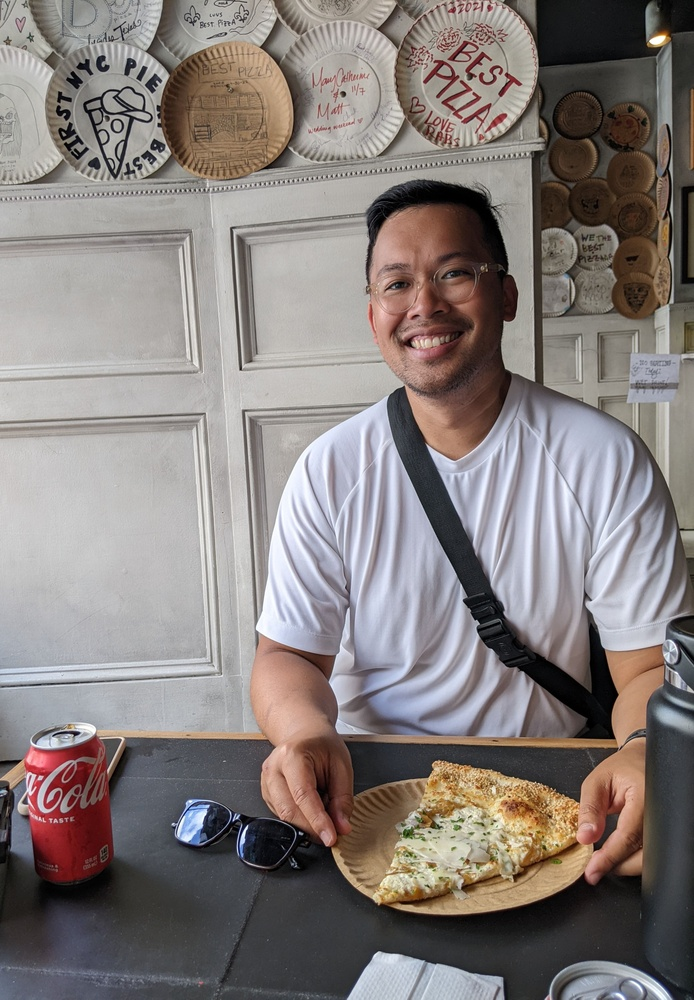
#> input picture Images/best_pizza.jpg, 694 x 1000 px, shrunk from 2786 x 4017 before the run
$ python binarized_output.py
#> lines starting #> are read from the running program, lines starting #| are printed output that depends on the picture; after the words box and inside, x2 and y2 are one past the last pixel; in counts of white or black regions, pixels touching at a corner belong together
### colour_helper.py
# Colour helper
# Author: Kevin Wong
# December 13 2023

# [14 lines left out: function pixel_to_string, not called in this run]


def is_light(pixel: tuple) -> bool:
    """Returns true if given pixel is "light"

    Params:
    pixel - 3-tuple of values red. green, blue

    Returns:
        True if pixel is light false if not
    """
    return pixel >= (128,128,128)

    average = (red + green + blue) / 3

    if average >= 128:
        return True
    else:
        return False

    return

black_pixel = (0,0,0)
dark_gray_pixel = (127,127,127)
light_gray_pixel = (128,128,128)
white_pixel = (255,255,255)

print(is_light(black_pixel))   # False
print(is_light(dark_gray_pixel))  # False
print(is_light(light_gray_pixel))  # True
print(is_light(white_pixel))    # True

### binarized_output.py
import colour_helper
from PIL import Image
#Recall that we can open up files in Python
with Image.open("./Images/best_pizza.jpg") as im:
    # Algorithm to visit every pixel in the kid-green
    # Store the height and width of the image
#> im is the input picture: PIL image 694x1000 RGB; mean R, G, B 134.1, 126.4, 124.1
    image_height = im.height
#> image_height = 1000
    image_width = im.width
#> image_width = 694
    for y in range(image_height):
        for x in range(image_width):
            pixel = im.getpixel((x, y))
            # Check pixel if it's green
            if colour_helper.is_light(pixel):
                # replace with bg_pixel
                im.putpixel((x, y), (255,255,255))
            else:
                im.putpixel((x,y), (0,0,0))
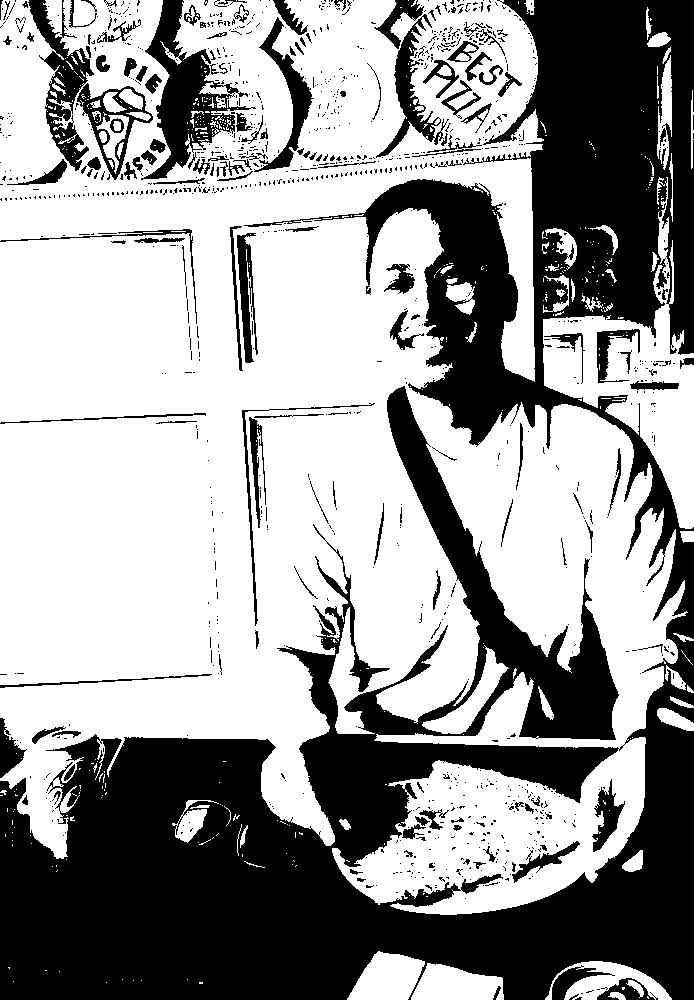
#> im: PIL image 694x1000 RGB; 60.7% white; 1142 black regions (979 under 20 px), largest, box (x1, y1, x2, y2) and area: (0, 0, 694, 1000) 231674, (141, 0, 256, 180) 6566, (28, 0, 94, 171) 3598

# Save the image
im.save("./Images/output.jpg")

$ run again, with Images/Jelly Beans.jpg copied over Images/best_pizza.jpg
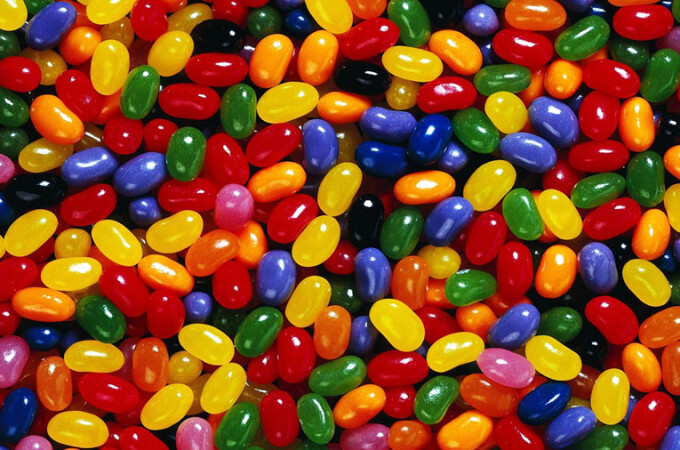
#> input picture Images/Jelly Beans.jpg, 680 x 450 px
#> im is the input picture: PIL image 680x450 RGB; mean R, G, B 133.4, 70.9, 32
#> after the loop `for y in range(image_height):`:
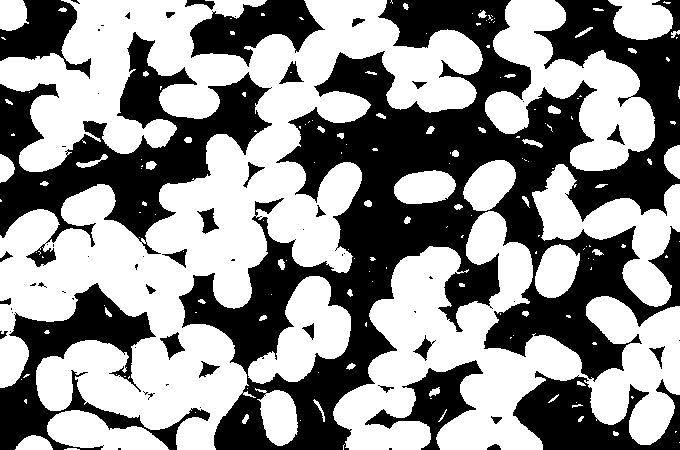
#> im: PIL image 680x450 RGB; 56% white; 64 black regions (33 under 20 px), largest, box (x1, y1, x2, y2) and area: (179, 0, 680, 450) 83039, (0, 32, 272, 267) 20713, (0, 283, 210, 450) 10148

$ run again, with Images/beach.jpg copied over Images/best_pizza.jpg
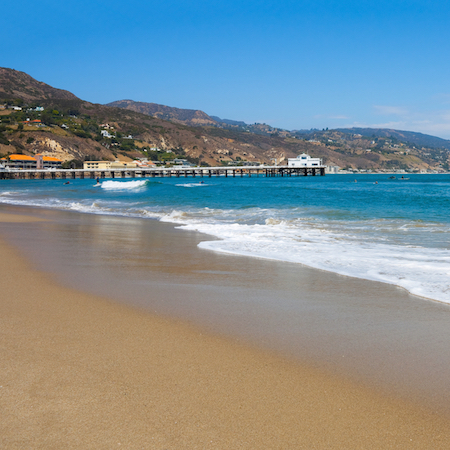
#> input picture Images/beach.jpg, 450 x 450 px
#> im is the input picture: PIL image 450x450 RGB; mean R, G, B 124.7, 142.9, 149.9
#> after the loop `for y in range(image_height):`:
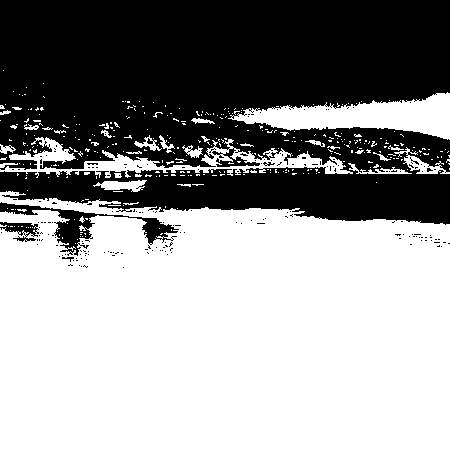
#> im: PIL image 450x450 RGB; 58.1% white; 200 black regions (195 under 20 px), largest, box (x1, y1, x2, y2) and area: (0, 0, 450, 225) 81886, (0, 202, 179, 256) 1974, (0, 222, 39, 242) 382, (263, 162, 275, 166) 25, (62, 257, 74, 262) 25
